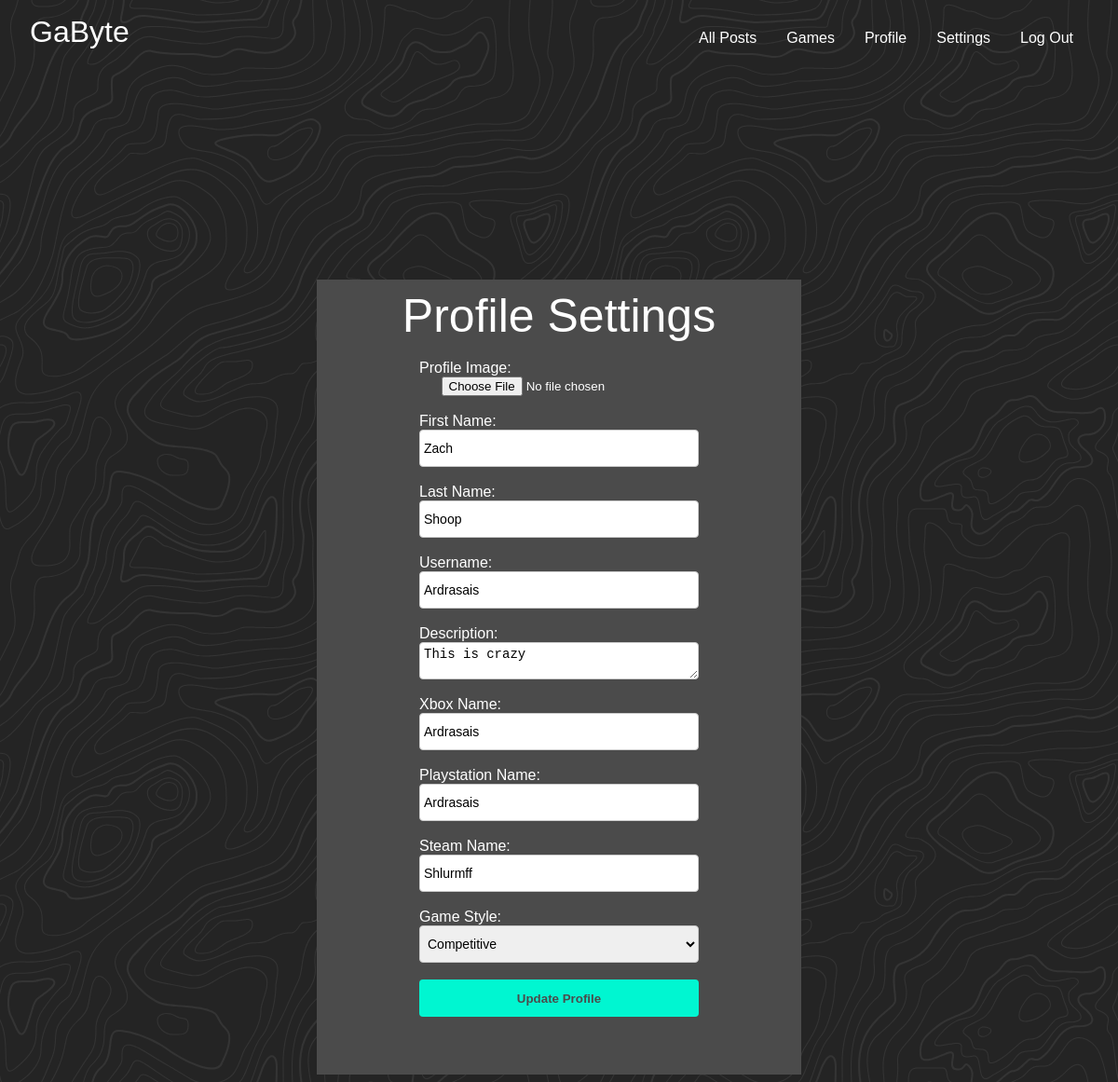
The app's page /settings.php (signed in) with its own data.
### tables this page shows
CREATE TABLE `users` (
  `id` bigint(20) NOT NULL,
  `userid` bigint(20) DEFAULT NULL,
  `first_name` varchar(20) NOT NULL,
  `last_name` varchar(20) NOT NULL,
  `username` varchar(100) NOT NULL,
  `xbox_name` varchar(100) DEFAULT NULL,
  `playstation_name` varchar(100) DEFAULT NULL,
  `steam_name` varchar(100) DEFAULT NULL,
  `gamestyle` varchar(11) NOT NULL,
  `password` varchar(64) NOT NULL,
  `url_address` varchar(100) NOT NULL,
  `date` timestamp NOT NULL DEFAULT CURRENT_TIMESTAMP,
  `prof_img` varchar(500) NOT NULL DEFAULT 'uploads/360_F_346839683_6nAPzbhpSkIpb8pmAwufkC7c5eD7wYws.jpg',
  `description` text
);

### Config/config.php (called while the page is built, shortened)
<?php
class Connection{
    private $host = "localhost";
    private $username = "root";
    private $password = "root";
    private $db = "capstone_db";
    function connect(){
        $connection = mysqli_connect($this->host, $this->username, $this->password, $this->db);
        return $connection;
    }
    function read($query){
        $conn = $this->connect();
        $result = mysqli_query($conn, $query);
        if(!$result){
            return false;
        } else{
            $data = false;
            while($row = mysqli_fetch_assoc($result)){
                $data[] = $row;
            }
            return $data;
        }
    }
}

### Config/loginClass.php (called while the page is built, shortened)
<?php
class SignIn{
    public function login_id($id){
        $db = new Connection();
        $query = "SELECT * FROM users WHERE userid = $id limit 1";
        $result = $db->read($query);
        if($result){
            $user_info = $result[0];
            return $user_info;
        }else{
            header("Location: " . ROOT . "login");
            die;
        }
    }
}

### settings.php (the view, shortened to what this page needs)
<?php
$login = new SignIn();
$profiledata = $login->login_id($_SESSION['userid']);
?>
<html>
<head>
    <link rel="stylesheet" href="Config/mainstyle.css">
</head>
<body>
<?php include("header.php"); ?>
<div class="logbox">
    <div style="font-size: 50px;">Profile Settings</div><br>
    <form method="POST" enctype="multipart/form-data">
        <span style="font-weight: normal; float:left; margin-left: 100px;">Profile Image:</span><br>
        <input value="<?= $profiledata['prof_img'] ?>" type="file" name="prof_img"><br><br>
        <span style="font-weight: normal; float:left; margin-left: 100px;">First Name:</span><br>
        <input value="<?= $profiledata['first_name'] ?>" name="first_name" type="text" class="logtext" placeholder="First Name"><br><br>
        <span style="font-weight: normal; float:left; margin-left: 100px;">Last Name:</span><br>
        <input value="<?= $profiledata['last_name'] ?>" name="last_name" type="text" class="logtext" placeholder="Last Name"><br><br>
        <span style="font-weight: normal; float:left; margin-left: 100px;">Username:</span><br>
        <input value="<?= $profiledata['username'] ?>" name="username" type="text" class="logtext" placeholder="Username"><br><br>
        <span style="font-weight: normal; float:left; margin-left: 100px;">Description:</span><br>
        <textarea name="description" type="text" class="logtext" placeholder="Description"><?= $profiledata['description'] ?></textarea><br><br>
        <span style="font-weight: normal; float:left; margin-left: 100px;">Xbox Name:</span><br>
        <input value="<?= $profiledata['xbox_name'] ?>" name="xbox_name" type="text" class="logtext" placeholder="Xbox Gamertag (Type N/A if Inapplicable)"><br><br>
        <span style="font-weight: normal; float:left; margin-left: 100px;">Playstation Name:</span><br>
        <input value="<?= $profiledata['playstation_name'] ?>" name="playstation_name" type="text" class="logtext" placeholder="Playstation Name (Type N/A if Inapplicable)"><br><br>
        <span style="font-weight: normal; float:left; margin-left: 100px;">Steam Name:</span><br>
        <input value="<?= $profiledata['steam_name'] ?>" name="steam_name" type="text" class="logtext" placeholder="Steam Name (Type N/A if Inapplicable)"><br><br>
        <span style="font-weight: normal; float:left; margin-left: 100px;">Game Style:</span><br>
        <select class="logtext" name="gamestyle">
            <option><?= $profiledata['gamestyle'] ?></option>
        </select>
        <br><br>
        <input type="submit" class="logbutton" value="Update Profile">
        <br><br><br>
    </form>
</div>
</body>
</html>

### records on screen
users: first_name "Zach", last_name "Shoop", username "Ardrasais", description "This is crazy", xbox_name "Ardrasais", playstation_name "Ardrasais", steam_name "Shlurmff", gamestyle "Competitive"
